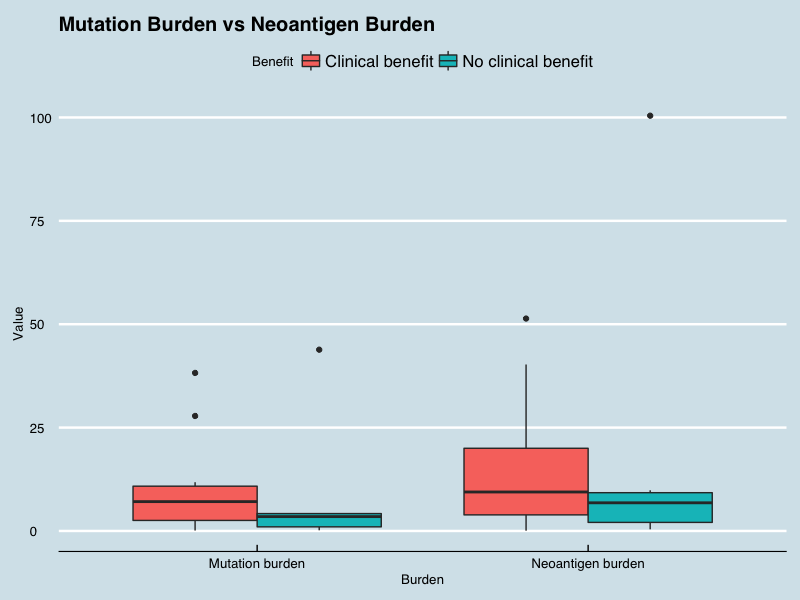

The R source for this figure:
library(ggplot2)
library(ggthemes)

data = read.csv('burden.csv')
ggplot_1 <- ggplot(data, aes(x=Burden, y=Value, fill=Benefit)) + geom_boxplot()
ggplot_1 + theme_economist() + scale_colour_economist() + ggtitle('Mutation Burden vs Neoantigen Burden')
